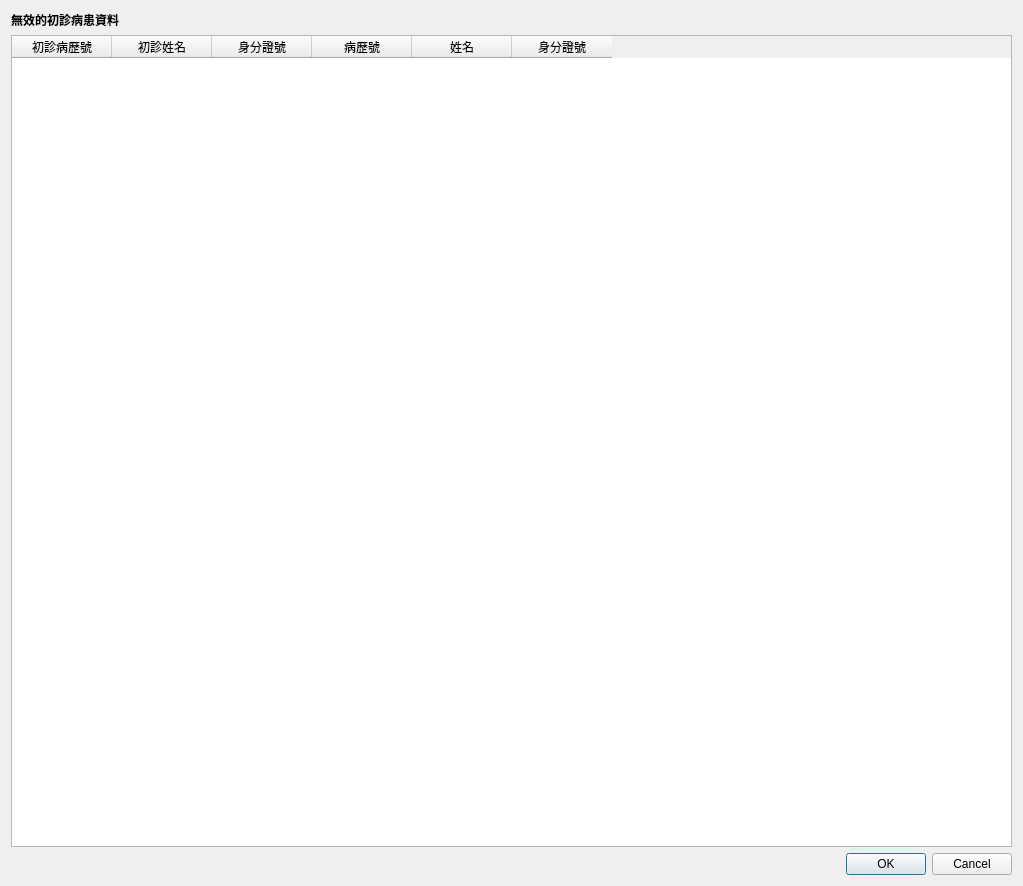
<?xml version="1.0" encoding="UTF-8"?>
<ui version="4.0">
 <class>Dialog_import_medical_record</class>
 <widget class="QDialog" name="Dialog_import_medical_record">
  <property name="windowModality">
   <enum>Qt::NonModal</enum>
  </property>
  <property name="geometry">
   <rect>
    <x>0</x>
    <y>0</y>
    <width>1023</width>
    <height>886</height>
   </rect>
  </property>
  <property name="sizePolicy">
   <sizepolicy hsizetype="Preferred" vsizetype="Preferred">
    <horstretch>0</horstretch>
    <verstretch>0</verstretch>
   </sizepolicy>
  </property>
  <property name="windowTitle">
   <string>匯入病歷資料</string>
  </property>
  <layout class="QVBoxLayout" name="verticalLayout">
   <item>
    <widget class="QLabel" name="label">
     <property name="font">
      <font>
       <weight>75</weight>
       <bold>true</bold>
      </font>
     </property>
     <property name="text">
      <string>無效的初診病患資料</string>
     </property>
    </widget>
   </item>
   <item>
    <widget class="QTableWidget" name="tableWidget_temp_patient">
     <property name="editTriggers">
      <set>QAbstractItemView::NoEditTriggers</set>
     </property>
     <property name="alternatingRowColors">
      <bool>true</bool>
     </property>
     <property name="selectionMode">
      <enum>QAbstractItemView::SingleSelection</enum>
     </property>
     <property name="selectionBehavior">
      <enum>QAbstractItemView::SelectRows</enum>
     </property>
     <column>
      <property name="text">
       <string>初診病歷號</string>
      </property>
     </column>
     <column>
      <property name="text">
       <string>初診姓名</string>
      </property>
     </column>
     <column>
      <property name="text">
       <string>身分證號</string>
      </property>
     </column>
     <column>
      <property name="text">
       <string>病歷號</string>
      </property>
     </column>
     <column>
      <property name="text">
       <string>姓名</string>
      </property>
     </column>
     <column>
      <property name="text">
       <string>身分證號</string>
      </property>
     </column>
    </widget>
   </item>
   <item>
    <layout class="QHBoxLayout" name="horizontalLayout">
     <property name="leftMargin">
      <number>5</number>
     </property>
     <property name="topMargin">
      <number>0</number>
     </property>
     <property name="rightMargin">
      <number>5</number>
     </property>
    </layout>
   </item>
   <item>
    <widget class="QDialogButtonBox" name="buttonBox">
     <property name="orientation">
      <enum>Qt::Horizontal</enum>
     </property>
     <property name="standardButtons">
      <set>QDialogButtonBox::Cancel|QDialogButtonBox::Ok</set>
     </property>
     <property name="centerButtons">
      <bool>false</bool>
     </property>
    </widget>
   </item>
  </layout>
 </widget>
 <resources/>
 <connections>
  <connection>
   <sender>buttonBox</sender>
   <signal>accepted()</signal>
   <receiver>Dialog_import_medical_record</receiver>
   <slot>accept()</slot>
   <hints>
    <hint type="sourcelabel">
     <x>248</x>
     <y>254</y>
    </hint>
    <hint type="destinationlabel">
     <x>157</x>
     <y>274</y>
    </hint>
   </hints>
  </connection>
  <connection>
   <sender>buttonBox</sender>
   <signal>rejected()</signal>
   <receiver>Dialog_import_medical_record</receiver>
   <slot>reject()</slot>
   <hints>
    <hint type="sourcelabel">
     <x>316</x>
     <y>260</y>
    </hint>
    <hint type="destinationlabel">
     <x>286</x>
     <y>274</y>
    </hint>
   </hints>
  </connection>
 </connections>
</ui>
